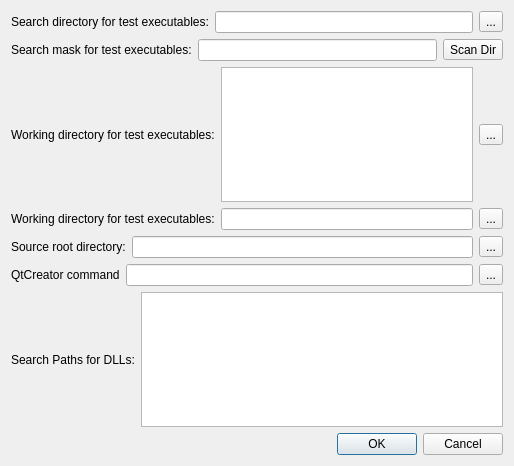
<?xml version="1.0" encoding="UTF-8"?>
<ui version="4.0">
 <class>Settings</class>
 <widget class="QDialog" name="Settings">
  <property name="geometry">
   <rect>
    <x>0</x>
    <y>0</y>
    <width>514</width>
    <height>466</height>
   </rect>
  </property>
  <property name="windowTitle">
   <string>Dialog</string>
  </property>
  <layout class="QVBoxLayout" name="verticalLayout_2">
   <item>
    <layout class="QVBoxLayout" name="verticalLayout">
     <item>
      <layout class="QGridLayout" name="gridLayout">
       <item row="0" column="1">
        <widget class="QLineEdit" name="lineEdit_2"/>
       </item>
       <item row="0" column="0">
        <widget class="QLabel" name="label_3">
         <property name="text">
          <string>Search directory for test executables:</string>
         </property>
        </widget>
       </item>
       <item row="0" column="2">
        <widget class="QToolButton" name="toolButton_2">
         <property name="text">
          <string>...</string>
         </property>
        </widget>
       </item>
      </layout>
     </item>
     <item>
      <layout class="QGridLayout" name="gridLayout_2">
       <item row="0" column="1">
        <widget class="QLineEdit" name="lineEdit_5"/>
       </item>
       <item row="0" column="0">
        <widget class="QLabel" name="label_6">
         <property name="text">
          <string>Search mask for test executables:</string>
         </property>
        </widget>
       </item>
       <item row="0" column="2">
        <widget class="QToolButton" name="toolButton">
         <property name="text">
          <string>Scan Dir</string>
         </property>
        </widget>
       </item>
      </layout>
     </item>
     <item>
      <layout class="QHBoxLayout" name="horizontalLayout_5">
       <item>
        <widget class="QLabel" name="label_7">
         <property name="text">
          <string>Working directory for test executables:</string>
         </property>
        </widget>
       </item>
       <item>
        <widget class="QListWidget" name="listWidget"/>
       </item>
       <item>
        <widget class="QToolButton" name="toolButton_6">
         <property name="text">
          <string>...</string>
         </property>
        </widget>
       </item>
      </layout>
     </item>
     <item>
      <layout class="QHBoxLayout" name="horizontalLayout_3">
       <item>
        <widget class="QLabel" name="label_4">
         <property name="text">
          <string>Working directory for test executables:</string>
         </property>
        </widget>
       </item>
       <item>
        <widget class="QLineEdit" name="lineEdit_3"/>
       </item>
       <item>
        <widget class="QToolButton" name="toolButton_3">
         <property name="text">
          <string>...</string>
         </property>
        </widget>
       </item>
      </layout>
     </item>
     <item>
      <layout class="QHBoxLayout" name="horizontalLayout_2">
       <item>
        <widget class="QLabel" name="label_2">
         <property name="text">
          <string>Source root directory:</string>
         </property>
        </widget>
       </item>
       <item>
        <widget class="QLineEdit" name="lineEdit"/>
       </item>
       <item>
        <widget class="QToolButton" name="toolButton_4">
         <property name="text">
          <string>...</string>
         </property>
        </widget>
       </item>
      </layout>
     </item>
     <item>
      <layout class="QHBoxLayout" name="horizontalLayout_4">
       <item>
        <widget class="QLabel" name="label_5">
         <property name="text">
          <string>QtCreator command</string>
         </property>
        </widget>
       </item>
       <item>
        <widget class="QLineEdit" name="lineEdit_4"/>
       </item>
       <item>
        <widget class="QToolButton" name="toolButton_5">
         <property name="text">
          <string>...</string>
         </property>
        </widget>
       </item>
      </layout>
     </item>
     <item>
      <layout class="QHBoxLayout" name="horizontalLayout">
       <item>
        <widget class="QLabel" name="label">
         <property name="text">
          <string>Search Paths for DLLs:</string>
         </property>
        </widget>
       </item>
       <item>
        <widget class="QTextEdit" name="textEdit">
         <property name="html">
          <string>&lt;!DOCTYPE HTML PUBLIC &quot;-//W3C//DTD HTML 4.0//EN&quot; &quot;http://www.w3.org/TR/REC-html40/strict.dtd&quot;&gt;
&lt;html&gt;&lt;head&gt;&lt;meta name=&quot;qrichtext&quot; content=&quot;1&quot; /&gt;&lt;style type=&quot;text/css&quot;&gt;
p, li { white-space: pre-wrap; }
&lt;/style&gt;&lt;/head&gt;&lt;body style=&quot; font-family:'MS Shell Dlg 2'; font-size:8.25pt; font-weight:400; font-style:normal;&quot;&gt;
&lt;p style=&quot;-qt-paragraph-type:empty; margin-top:0px; margin-bottom:0px; margin-left:0px; margin-right:0px; -qt-block-indent:0; text-indent:0px;&quot;&gt;&lt;br /&gt;&lt;/p&gt;&lt;/body&gt;&lt;/html&gt;</string>
         </property>
        </widget>
       </item>
      </layout>
     </item>
    </layout>
   </item>
   <item>
    <widget class="QDialogButtonBox" name="buttonBox">
     <property name="orientation">
      <enum>Qt::Horizontal</enum>
     </property>
     <property name="standardButtons">
      <set>QDialogButtonBox::Cancel|QDialogButtonBox::Ok</set>
     </property>
    </widget>
   </item>
  </layout>
 </widget>
 <resources/>
 <connections>
  <connection>
   <sender>buttonBox</sender>
   <signal>accepted()</signal>
   <receiver>Settings</receiver>
   <slot>accept()</slot>
   <hints>
    <hint type="sourcelabel">
     <x>248</x>
     <y>254</y>
    </hint>
    <hint type="destinationlabel">
     <x>157</x>
     <y>274</y>
    </hint>
   </hints>
  </connection>
  <connection>
   <sender>buttonBox</sender>
   <signal>rejected()</signal>
   <receiver>Settings</receiver>
   <slot>reject()</slot>
   <hints>
    <hint type="sourcelabel">
     <x>316</x>
     <y>260</y>
    </hint>
    <hint type="destinationlabel">
     <x>286</x>
     <y>274</y>
    </hint>
   </hints>
  </connection>
 </connections>
</ui>
